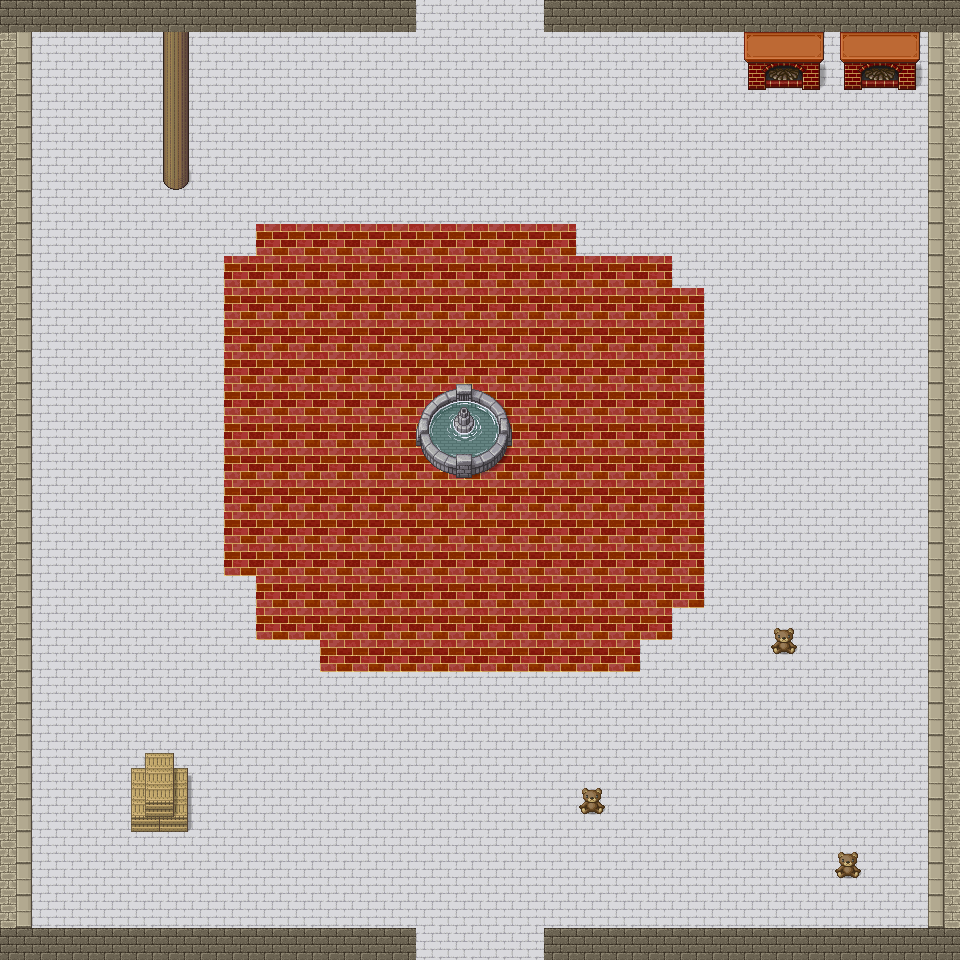

This game map was drawn from its Tiled (.tmx) file and the tilesets committed beside it. A one-line description and the trimmed map source follow:
An orthogonal 30x30 tile map with 32x32 px tiles, 3 tile layers (Capa de patrones 3, Capa de patrones 1, Capa de patrones 2).

<map version="1.5" tiledversion="1.6.0" orientation="orthogonal" renderorder="right-down" width="30" height="30" tilewidth="32" tileheight="32" infinite="0" nextlayerid="4" nextobjectid="1">
 <tileset version="1.4" tiledversion="1.4.1" name="base" tilewidth="32" tileheight="32" tilecount="1064" columns="8">
<image source="base.png" width="256" height="4256" />
</tileset>
 <layer id="3" name="Capa de patrones 3" width="30" height="30">
  <data>[900 cells, 0 non-empty, 0 distinct tile ids]</data>
 </layer>
 <layer id="1" name="Capa de patrones 1" width="30" height="30">
  <data>[900 cells, 900 non-empty, 2 distinct tile ids]</data>
 </layer>
 <layer id="2" name="Capa de patrones 2" width="30" height="30">
  <data>[900 cells, 146 non-empty, 28 distinct tile ids]</data>
 </layer>
</map>
